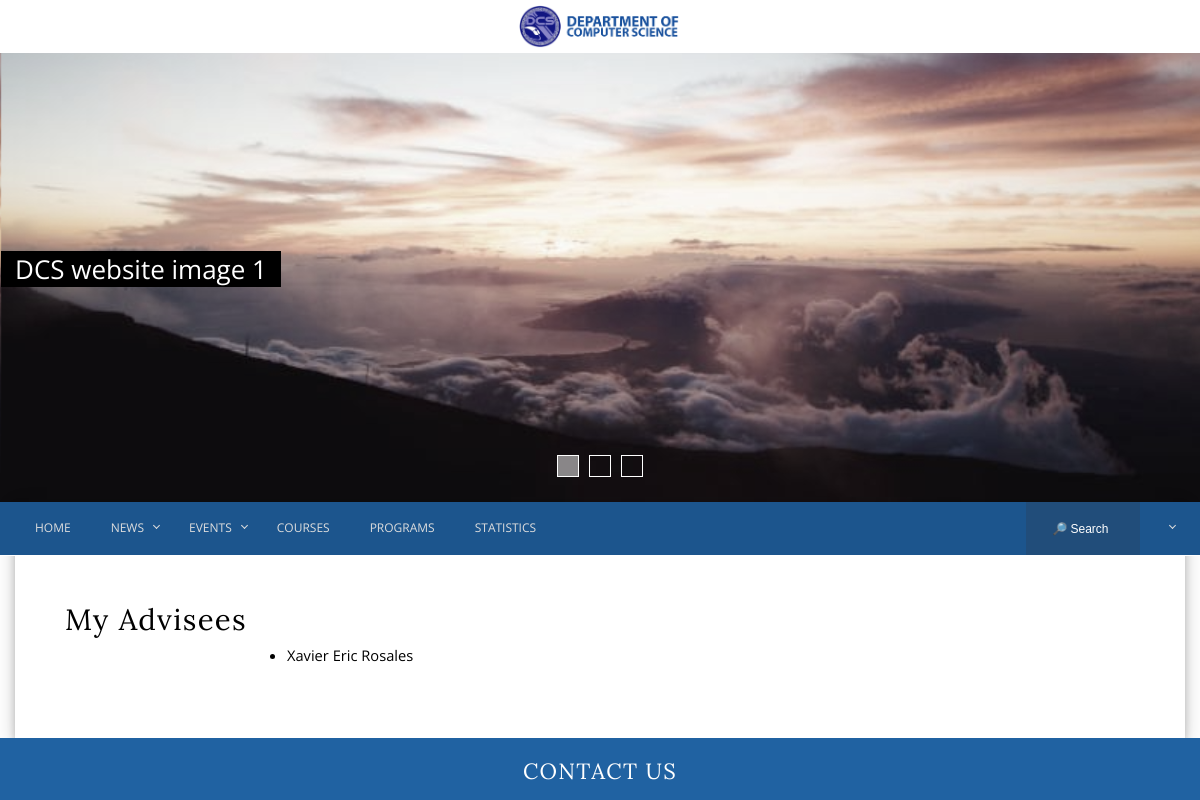
Page /facultypage.php (signed in) on the earlier database version.
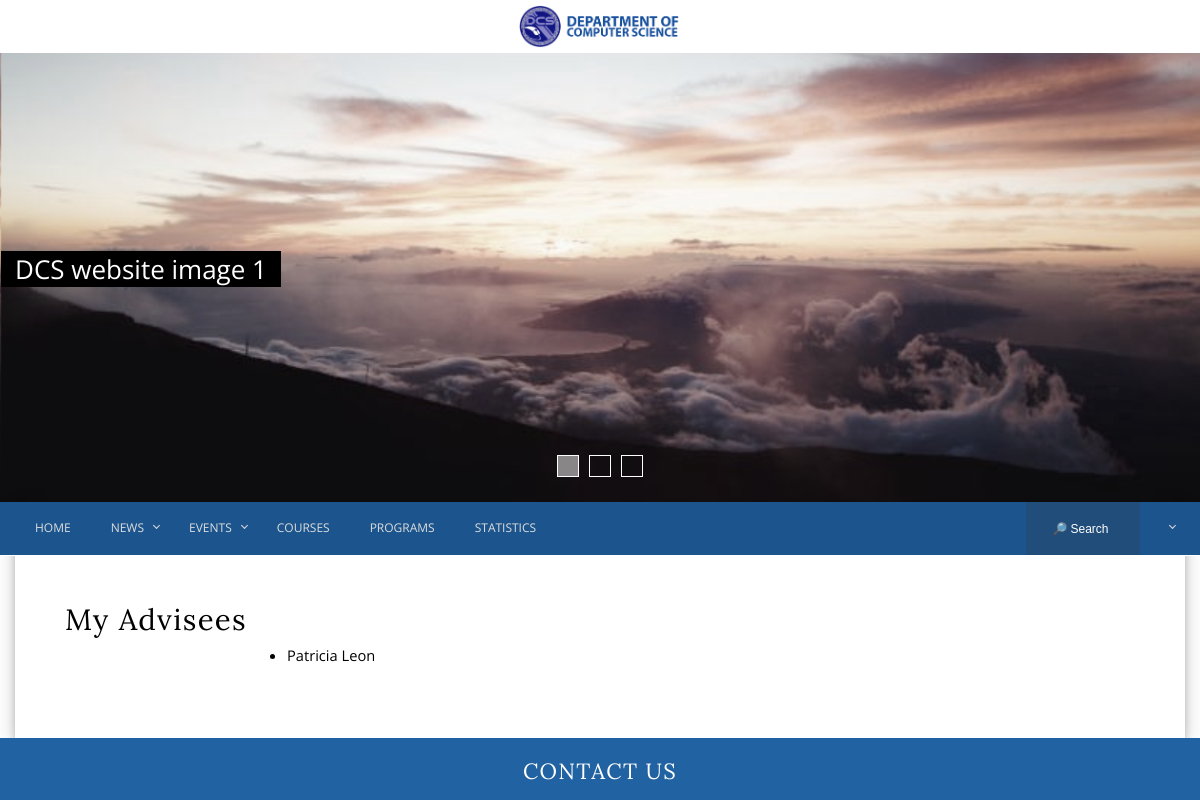
Same page on the later database version.
### tables this page shows
CREATE TABLE IF NOT EXISTS `users` (
  `user_id` int(6) NOT NULL,
  `user_type` tinyint(1) NOT NULL,
  `username` varchar(10) NOT NULL,
  `password` varchar(32) NOT NULL,
  `first_name` varchar(25) NOT NULL,
  `middle_name` varchar(25) NOT NULL,
  `last_name` varchar(25) NOT NULL,
  `gender` char(1) NOT NULL,
  `birth_date` date NOT NULL,
  `address` text NOT NULL,
  `major` enum('IS','IT','CS','') NOT NULL,
  `gbox_acct` varchar(48) NOT NULL
);

### facultypage.php (the view, shortened to what this page needs)
<?php
    include("link.php");
    if(!$_SESSION['user_id']) {
		header("Location: index.php");
		exit;
	} else {
		$fid = $_SESSION['user_id'];
		$info = mysqli_fetch_assoc(mysqli_query($connect, "SELECT * FROM users WHERE user_id=$fid"));
	}
?>
<html>
	<head>
		<link rel="stylesheet" href="css/home.css">
		<link rel="	stylesheet" href="functionalities/css/contactus.css">
		<link rel="stylesheet" href="css/styles.css">
		<link rel="stylesheet" href="css/navbar-footer.css">
		<link rel="stylesheet" href="css/carousel.css">
	</head>
<body>
<div class="toplogo">
	<a href='#'><img src="css/temp/dcs-sign.png" /></a>
</div>
	<section class="carousel">
		<ul>
			<li>
				<label for="img1">
				</label>
				<figure>
					<figcaption>
						DCS website image 1
					</figcaption>
				</figure>
			</li>
			<li>
				<label for="img2">
				</label>
			</li>
			<li>
				<label for="img3">
				</label>
			</li>
		</ul>
	</section>
<?php require('navbar.php');?>
	<div class="container">
		<div class="content-wrapper">
			<div class="content">
				<br><br>
				<h1 style="padding-left:50px; padding-top:20px">My Advisees </h1>
				<br/>
				<ul style="padding-top:70px">
                    <?php
                        $getstudent_query = mysqli_query($connect, "SELECT u.first_name, u.last_name FROM users u, students s WHERE s.adviser_id='".$info['username']."' AND s.student_id = u.username;");
                        while($data = mysqli_fetch_assoc($getstudent_query)) {
                            echo "<li><a style='color:black'>";
                            echo $data['first_name'] .  " " . $data['last_name'];
                            echo "</a></li>";
                        }
                    ?>
				</ul>
				<br><br>
			</div>
		</div>
	</div>
	<footer>
		<div class="lookWrap">
			<a class="btn btn-lg btn-success js-modal" href="#" role="button" data-toggle="modal" data-target="#demoModal"><h2>Contact Us</h2></a>
			</div>
	</footer>
</body>
<html>

### navbar.php (shortened to what this page needs)
<div class="nav">
	<div class="container">
		<div id='cssmenu'>
			<ul>
			<li><a href='home.php'>Home</a></li>
				<?php
					if($_SESSION['user_type'] == 0 || $_SESSION['user_type'] == 1 || $_SESSION['user_type'] == 2 || $_SESSION['user_type'] == 3 || $_SESSION['user_type'] == 5){
						echo '<li class="has-sub" style="float: left;"><a href="news/viewAllNews.php">News</a>';
						echo '<ul>' .
							'<li><a href="news/viewAllNews.php">News</a></li><li><a href="news/newsForApproval.php">News for approval</a></li>' .
						'</ul></li>';
					}else
						echo  '<li style="float: left;"><a href="news/viewAllNews.php">News</a></li>';
				?>
				<?php
					if($_SESSION['user_type'] == 0 || $_SESSION['user_type'] == 1 || $_SESSION['user_type'] == 2 || $_SESSION['user_type'] == 3 || $_SESSION['user_type'] == 5){
						echo '<li class="has-sub" style="float: left;"><a href="events/calendar/calendar.php">Events</a>' .
							'<ul>' .
								'<li><a href="events/calendar/eventstable_off.php">Manage Events</a></li>' .
							'</ul>'.
						'</li>';
					}else if($_SESSION['user_type'] == 6 || $_SESSION['user_type'] == 7 || $_SESSION['user_type'] == 8){
						'<li class="has-sub" style="float: left;"><a href="events/calendar/calendar.php">Events</a>' .
							'<ul>' .
								'<li><a href="events/calendar/eventstable_mod.php">Events for Approval</a></li>' .
							'</ul>'.
						'</li>';
					}
				?>
				<li><a href='program/course_list.php'>Courses</a></li>
				<li><a href='program/program_list.php'>Programs</a></li>
				<?php if($_SESSION['user_type'] == 0 || $_SESSION['user_type'] == 1 || $_SESSION['user_type'] == 2 || $_SESSION['user_type'] == 3 || $_SESSION['user_type'] == 5){
					echo "<li><a href='sitestatistics.php'>Statistics</a></li>";
				} ?>
				<li class='has-sub'><a href='profile.php'><?php echo $_SESSION['first_name'];?></a>
				</li>
				<li class="msg">
					<input type="search" placeholder="&#x1f50e; Search" /></li>
			</ul>
		</div>
	</div>
</div>

### css/home.css (style rules this page uses)
.content-wrapper { box-shadow: 0 4px 8px 0 rgba(0, 0, 0, 0.2), 0 6px 20px 0 rgba(0, 0, 0, 0.19); }
.calele, { display: block; width: 100%; margin: 0 auto; }
input[type="search"] { border: none; }
.content { padding-top: 5%; padding-bottom: 5%; display: flex; overflow: hidden; }
.carousel li { margin: 500px 5px 0 5px; }

### css/styles.css (style rules this page uses)
body, html { margin: 0; padding: 0; overflow-x: hidden; }
.toplogo { background: white; width: 100%; display: block; margin: 0 auto; position: fixed; z-index: 2; }
.toplogo a img { padding: 5px; display: block; margin: 0 auto; height: 43px; z-index: 10000; }
.nav { margin-top: 25px; border-bottom: 1px solid white; background: #1C558D; transition: all 0.2s; position: absolute; width: 100%; }
.container { padding-right:15px; padding-left:15px; margin: 0 auto; }
.content { margin-top: 25px; }
@media (min-width:768px) { .container { width:750px } }
@media (min-width:992px) { .container { width:970px } }
@media (min-width:1200px) { .container { width:1170px } }
h1, h2, h3, h4, h5, h6 { font-family: 'Lora', serif; letter-spacing: 1pt; text-align: center; font-weight: normal; }
body { font-family: 'Open Sans', sans-serif; text-align: justify; font-size: 11pt; }
a { text-decoration: none; color: white; }

### css/navbar-footer.css (style rules this page uses)
#cssmenu, #cssmenu ul, #cssmenu ul li, #cssmenu ul li a, #cssmenu #menu-button { margin: 0; padding: 0; border: 0; list-style: none; line-height: 1; display: block; position: relative; -webkit-box-sizing: border-box; -moz-box-sizing: border-box; box-sizing: border-box; }
#cssmenu li.msg { float: right; }
#cssmenu li.has-sub { float: right; z-index: 1; }
#cssmenu:after, #cssmenu > ul:after { content: "."; display: block; clear: both; visibility: hidden; line-height: 0; height: 0; }
#cssmenu { width: auto; line-height: 1; background: #1C558D; }
#cssmenu li input { float: right; font-size: 12px; background: #214D7A; text-align: right; color: white; }
#cssmenu > ul > li > input { padding: 19.5px; }
input { outline: none; }
input[type=search] { -webkit-appearance: textfield; -webkit-box-sizing: content-box; }
input[type=search] { width: 75px; -webkit-transition: all .5s; transition: all .5s; }
#cssmenu > ul > li { float: left; }
#cssmenu > ul > li > a { padding: 20px; font-size: 12px; text-decoration: none; text-transform: uppercase; color: #dddddd; -webkit-transition: color .2s ease; -moz-transition: color .2s ease; -ms-transition: color .2s ease; -o-transition: color .2s ease; transition: color .2s ease; }
#cssmenu > ul > li.has-sub > a { padding-right: 25px; }
#cssmenu > ul > li.has-sub > a::after { position: absolute; top: 21px; right: 10px; width: 4px; height: 4px; border-bottom: 1px solid #dddddd; border-right: 1px solid #dddddd; content: ""; -webkit-transform: rotate(45deg); -moz-transform: rotate(45deg); -ms-transform: rotate(45deg); -o-transform: rotate(45deg); transform: rotate(45deg); -webkit-transition: border-color 0.2s ease; -moz-transition: border-color 0.2s ease; -ms-transition: border-color 0.2s ease; -o-transition: border-color 0.2s ease; transition: border-color 0.2s ease; }
footer { position: absolute; right: 0; left: 0; background-color: #1C558D; color: white; }
.lookWrap { position: relative; background-color: #2062A2; float: left; width: 100%; }
.lookWrap h2 { text-transform: uppercase; text-align: center; }

### css/carousel.css (style rules this page uses)
.carousel ul { display: table; margin: 0 auto; padding: 0; }
.carousel li { display: inline-block; margin: 455px 5px 0 5px; }
.carousel li label { display: block; text-indent: -99999px; width: 20px; height: 20px; border: 1px solid #FFFFFF; cursor: pointer; position: relative; }
input[type=radio]:checked + label { background: rgba(255,255,255, .50); }
.carousel figure { width: 100%; height: 500px; -webkit-filter: grayscale(50%); background: #C00; position: absolute; top: 0; right: 0; left: 0; z-index: -1; visibility: hidden; opacity: 0; border-width: 1px; border-style: solid; border-color: transparent; -webkit-transition: all .2s linear; transition: all .2s linear; margin: 0; }
.carousel li:nth-child(1) figure { background-image: url("temp/7.jpg"); background-size: cover; background-position: center; }
.carousel figure figcaption { color: #FFF; font-size: 26px; text-align: center; margin-top: 122px; background-color: black; width: 280px; margin-top: 250px; }
.carousel input[type=radio]:checked ~ figure { visibility: visible; opacity: 1; }

Differences in the rows shown:
changed users: first_name "Xavier Eric" → "Patricia"; last_name "Rosales" → "Leon"
